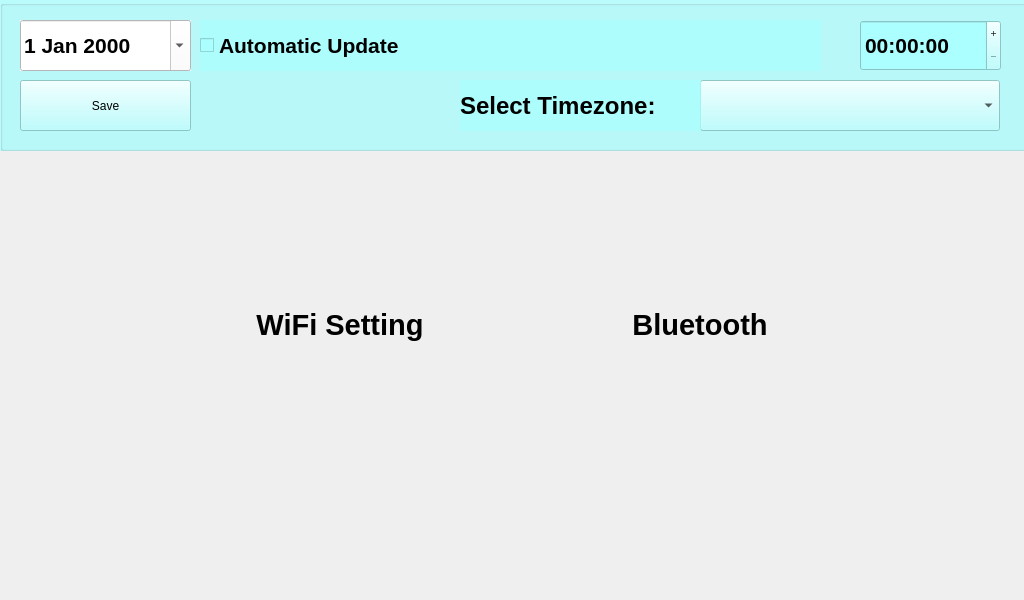
<?xml version="1.0" encoding="UTF-8"?>
<ui version="4.0">
 <class>MainWindow7</class>
 <widget class="QMainWindow" name="MainWindow7">
  <property name="geometry">
   <rect>
    <x>0</x>
    <y>0</y>
    <width>1024</width>
    <height>600</height>
   </rect>
  </property>
  <property name="windowTitle">
   <string>MainWindow</string>
  </property>
  <property name="iconSize">
   <size>
    <width>100</width>
    <height>100</height>
   </size>
  </property>
  <widget class="QWidget" name="centralwidget">
   <widget class="QLabel" name="label">
    <property name="geometry">
     <rect>
      <x>0</x>
      <y>0</y>
      <width>1024</width>
      <height>600</height>
     </rect>
    </property>
    <property name="autoFillBackground">
     <bool>false</bool>
    </property>
    <property name="text">
     <string/>
    </property>
    <property name="pixmap">
     <pixmap>pics/Standby.png</pixmap>
    </property>
   </widget>
   <widget class="QLabel" name="label_4">
    <property name="geometry">
     <rect>
      <x>240</x>
      <y>300</y>
      <width>200</width>
      <height>50</height>
     </rect>
    </property>
    <property name="text">
     <string>&lt;html&gt;&lt;head/&gt;&lt;body&gt;&lt;p align=&quot;center&quot;&gt;&lt;span style=&quot; font-size:22pt; font-weight:600;&quot;&gt;WiFi Setting&lt;/span&gt;&lt;/p&gt;&lt;/body&gt;&lt;/html&gt;</string>
    </property>
    <property name="scaledContents">
     <bool>true</bool>
    </property>
   </widget>
   <widget class="QPushButton" name="back">
    <property name="geometry">
     <rect>
      <x>40</x>
      <y>430</y>
      <width>100</width>
      <height>100</height>
     </rect>
    </property>
    <property name="text">
     <string/>
    </property>
    <property name="icon">
     <iconset>
      <normaloff>pics/1 (400 × 400 px).png</normaloff>pics/1 (400 × 400 px).png</iconset>
    </property>
    <property name="iconSize">
     <size>
      <width>90</width>
      <height>90</height>
     </size>
    </property>
    <property name="checkable">
     <bool>false</bool>
    </property>
    <property name="autoDefault">
     <bool>false</bool>
    </property>
    <property name="default">
     <bool>false</bool>
    </property>
    <property name="flat">
     <bool>true</bool>
    </property>
   </widget>
   <widget class="QPushButton" name="wifi">
    <property name="geometry">
     <rect>
      <x>290</x>
      <y>190</y>
      <width>100</width>
      <height>100</height>
     </rect>
    </property>
    <property name="text">
     <string/>
    </property>
    <property name="icon">
     <iconset>
      <normaloff>pics/1 (90 × 90 px) (5).png</normaloff>pics/1 (90 × 90 px) (5).png</iconset>
    </property>
    <property name="iconSize">
     <size>
      <width>100</width>
      <height>100</height>
     </size>
    </property>
    <property name="flat">
     <bool>true</bool>
    </property>
   </widget>
   <widget class="QPushButton" name="about">
    <property name="geometry">
     <rect>
      <x>849</x>
      <y>440</y>
      <width>100</width>
      <height>100</height>
     </rect>
    </property>
    <property name="text">
     <string/>
    </property>
    <property name="icon">
     <iconset>
      <normaloff>pics/about.png</normaloff>pics/about.png</iconset>
    </property>
    <property name="iconSize">
     <size>
      <width>200</width>
      <height>200</height>
     </size>
    </property>
    <property name="flat">
     <bool>true</bool>
    </property>
   </widget>
   <widget class="QPushButton" name="bluetooth">
    <property name="geometry">
     <rect>
      <x>650</x>
      <y>190</y>
      <width>100</width>
      <height>100</height>
     </rect>
    </property>
    <property name="text">
     <string/>
    </property>
    <property name="icon">
     <iconset>
      <normaloff>pics/bluetooth.png</normaloff>pics/bluetooth.png</iconset>
    </property>
    <property name="iconSize">
     <size>
      <width>70</width>
      <height>70</height>
     </size>
    </property>
    <property name="flat">
     <bool>true</bool>
    </property>
   </widget>
   <widget class="QLabel" name="label_2">
    <property name="geometry">
     <rect>
      <x>600</x>
      <y>300</y>
      <width>200</width>
      <height>50</height>
     </rect>
    </property>
    <property name="text">
     <string>&lt;html&gt;&lt;head/&gt;&lt;body&gt;&lt;p align=&quot;center&quot;&gt;&lt;span style=&quot; font-size:22pt; font-weight:600;&quot;&gt;Bluetooth&lt;/span&gt;&lt;/p&gt;&lt;/body&gt;&lt;/html&gt;</string>
    </property>
   </widget>
   <widget class="QGroupBox" name="groupBox">
    <property name="geometry">
     <rect>
      <x>0</x>
      <y>0</y>
      <width>1031</width>
      <height>151</height>
     </rect>
    </property>
    <property name="autoFillBackground">
     <bool>false</bool>
    </property>
    <property name="styleSheet">
     <string notr="true">background-color: rgba(170, 255, 255, 195);</string>
    </property>
    <property name="title">
     <string/>
    </property>
    <widget class="QPushButton" name="savedatetime">
     <property name="geometry">
      <rect>
       <x>20</x>
       <y>80</y>
       <width>171</width>
       <height>51</height>
      </rect>
     </property>
     <property name="styleSheet">
      <string notr="true">font: 700 20pt &quot;Segoe UI&quot;;
color: rgb(0, 0, 0);</string>
     </property>
     <property name="text">
      <string>Save</string>
     </property>
    </widget>
    <widget class="QDateEdit" name="dateEdit">
     <property name="geometry">
      <rect>
       <x>20</x>
       <y>20</y>
       <width>171</width>
       <height>51</height>
      </rect>
     </property>
     <property name="font">
      <font>
       <pointsize>16</pointsize>
       <weight>75</weight>
       <bold>true</bold>
      </font>
     </property>
     <property name="autoFillBackground">
      <bool>true</bool>
     </property>
     <property name="styleSheet">
      <string notr="true">color: rgb(0, 0, 0);
background-color: rgb(255, 255, 255);</string>
     </property>
     <property name="buttonSymbols">
      <enum>QAbstractSpinBox::PlusMinus</enum>
     </property>
     <property name="calendarPopup">
      <bool>true</bool>
     </property>
    </widget>
    <widget class="QCheckBox" name="checkBox">
     <property name="enabled">
      <bool>true</bool>
     </property>
     <property name="geometry">
      <rect>
       <x>200</x>
       <y>20</y>
       <width>621</width>
       <height>51</height>
      </rect>
     </property>
     <property name="sizeIncrement">
      <size>
       <width>0</width>
       <height>0</height>
      </size>
     </property>
     <property name="baseSize">
      <size>
       <width>0</width>
       <height>0</height>
      </size>
     </property>
     <property name="font">
      <font>
       <family>Segoe UI</family>
       <pointsize>16</pointsize>
       <weight>87</weight>
       <italic>false</italic>
       <bold>true</bold>
      </font>
     </property>
     <property name="mouseTracking">
      <bool>true</bool>
     </property>
     <property name="autoFillBackground">
      <bool>false</bool>
     </property>
     <property name="styleSheet">
      <string notr="true">font: 700 16pt &quot;Segoe UI&quot;;
color: rgb(0, 0, 0);</string>
     </property>
     <property name="inputMethodHints">
      <set>Qt::ImhNone</set>
     </property>
     <property name="text">
      <string>Automatic Update</string>
     </property>
     <property name="iconSize">
      <size>
       <width>30</width>
       <height>30</height>
      </size>
     </property>
     <property name="checked">
      <bool>false</bool>
     </property>
     <property name="autoRepeat">
      <bool>false</bool>
     </property>
     <property name="tristate">
      <bool>false</bool>
     </property>
    </widget>
    <widget class="QTimeEdit" name="timeEdit">
     <property name="enabled">
      <bool>true</bool>
     </property>
     <property name="geometry">
      <rect>
       <x>860</x>
       <y>20</y>
       <width>141</width>
       <height>51</height>
      </rect>
     </property>
     <property name="font">
      <font>
       <pointsize>16</pointsize>
       <weight>75</weight>
       <bold>true</bold>
      </font>
     </property>
     <property name="autoFillBackground">
      <bool>false</bool>
     </property>
     <property name="styleSheet">
      <string notr="true">color: rgb(0, 0, 0);</string>
     </property>
     <property name="wrapping">
      <bool>false</bool>
     </property>
     <property name="frame">
      <bool>true</bool>
     </property>
     <property name="readOnly">
      <bool>false</bool>
     </property>
     <property name="buttonSymbols">
      <enum>QAbstractSpinBox::PlusMinus</enum>
     </property>
     <property name="accelerated">
      <bool>false</bool>
     </property>
     <property name="keyboardTracking">
      <bool>true</bool>
     </property>
     <property name="maximumDate">
      <date>
       <year>2019</year>
       <month>12</month>
       <day>31</day>
      </date>
     </property>
     <property name="minimumDate">
      <date>
       <year>2019</year>
       <month>12</month>
       <day>31</day>
      </date>
     </property>
     <property name="currentSection">
      <enum>QDateTimeEdit::HourSection</enum>
     </property>
     <property name="timeSpec">
      <enum>Qt::UTC</enum>
     </property>
    </widget>
    <widget class="QComboBox" name="timezone">
     <property name="geometry">
      <rect>
       <x>700</x>
       <y>80</y>
       <width>300</width>
       <height>51</height>
      </rect>
     </property>
     <property name="font">
      <font>
       <family>Segoe UI</family>
       <pointsize>16</pointsize>
      </font>
     </property>
     <property name="currentText">
      <string/>
     </property>
     <property name="placeholderText">
      <string/>
     </property>
    </widget>
    <widget class="QLabel" name="label_3">
     <property name="geometry">
      <rect>
       <x>460</x>
       <y>80</y>
       <width>241</width>
       <height>51</height>
      </rect>
     </property>
     <property name="font">
      <font>
       <family>Segoe UI</family>
       <pointsize>18</pointsize>
       <weight>75</weight>
       <bold>true</bold>
      </font>
     </property>
     <property name="text">
      <string>Select Timezone:</string>
     </property>
    </widget>
   </widget>
   <zorder>label</zorder>
   <zorder>label_4</zorder>
   <zorder>wifi</zorder>
   <zorder>back</zorder>
   <zorder>about</zorder>
   <zorder>bluetooth</zorder>
   <zorder>label_2</zorder>
   <zorder>groupBox</zorder>
  </widget>
 </widget>
 <resources/>
 <connections/>
</ui>
